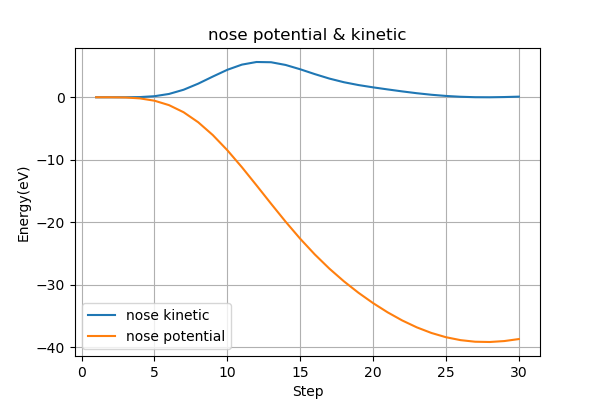

Recreate this plot in Python.
import matplotlib.pyplot as plt
xx = []
yy = []
yy2 = []

with open('/home/dein/github_repo/VASP_reproducing/MD_part1/ES_EP_list.dat', 'r') as toten:
    lines = toten.readlines()



for i in range(2,32):
    lines[i] = lines[i].split()
    print(lines[i])
    xx.append(int(lines[i][0]))
    yy.append(float(lines[i][1]))
    yy2.append(float(lines[i][2]))

print(xx)
print(yy)
print(yy2)

plt.figure(figsize=(6,4))
plt.plot(xx, yy, label="nose kinetic")
plt.plot(xx, yy2, label="nose potential")
plt.xlabel("Step")
plt.ylabel("Energy(eV)")
#plt.axis([0.0,30.0,-0.323,-0.322])
plt.title("nose potential & kinetic")
plt.legend()
plt.grid()
plt.savefig("plot_ES_EP.png")
plt.show() 
